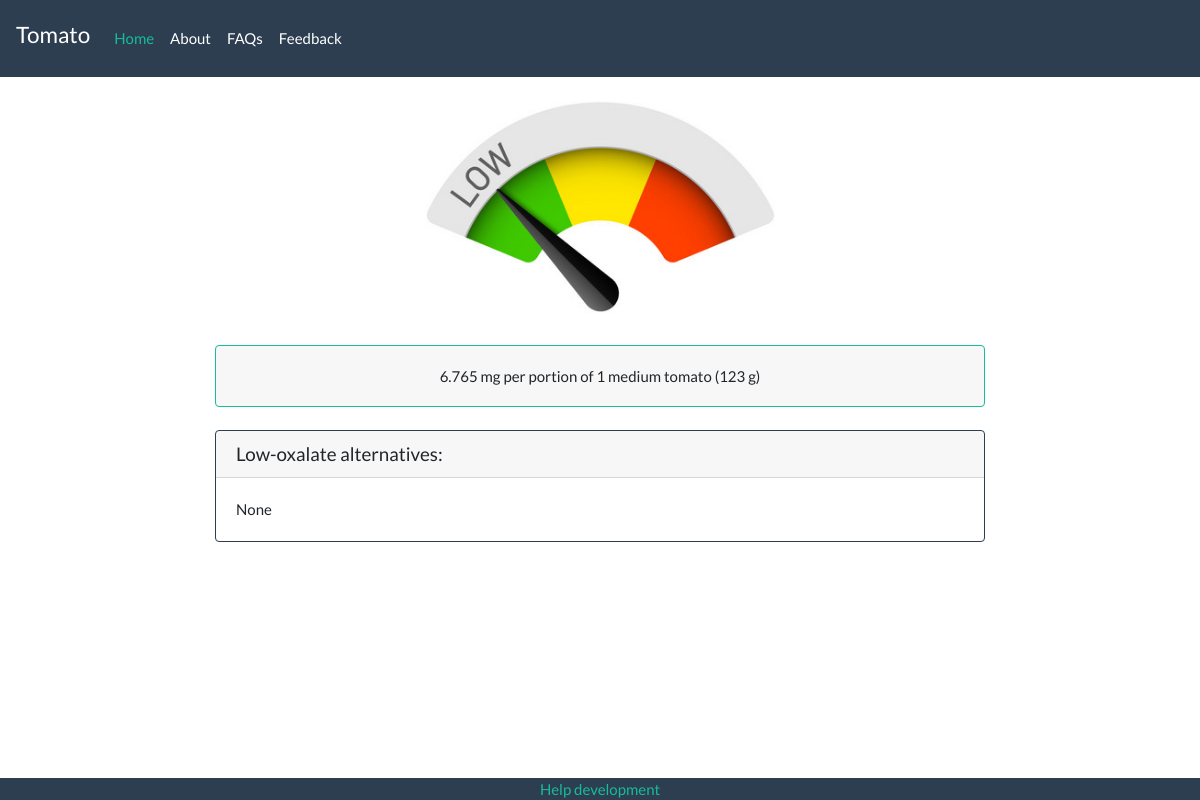
Screenshot of /lookup/i/Tomato/ with the database file from the repository.
### lookup/models.py (models this page shows, shortened)
class Ingredient(models.Model):
	name = models.CharField(max_length=50)
	portion_desc = models.CharField(max_length=50)
	portion_grams = models.IntegerField()
	alternatives = models.CharField(max_length=200)
	ox_per_100g = models.DecimalField(max_digits=5, decimal_places=2)
	sources = models.TextField()
	@property
	def ox_per_portion(self):
		return self.portion_grams * (self.ox_per_100g / 100)

### lookup/views.py (the view)
# urls.py: path('i/<ingr_name>/', views.ingredient, name='ingredient'),
def ingredient(request, ingr_name):
	ingredient = get_object_or_404(Ingredient, name=ingr_name)
	context = {
		'name': ingr_name,
		'sources': ingredient.sources,
		'ox_per_portion': ingredient.ox_per_portion,
		'portion_desc': ingredient.portion_desc,
		'portion_grams': ingredient.portion_grams,
		'alternatives': ingredient.alternatives,
	}
	return render(request, 'ingredient.html', context)

### lookup/templates/ingredient.html (shortened to what this page needs)
{% extends 'base.html' %}
{% block custom_css %}
{% load static %}
<link rel="stylesheet" type="text/css" href="{% static 'css/mealingredient.css' %}">
{% endblock %}
{% block navbar_main %}
{{ name }}
{% endblock %}
{% block content %}
<section class="jumbotron">
	<div class="container text-center">
    <br>
    {% if ox_per_portion <= 10 %}
		  <img src="{% static 'lookup/low.png' %}" class="img-fluid w-100" alt="My image">
    {% elif ox_per_portion <= 25 %}
      <img src="{% static 'lookup/mod.png' %}" class="img-fluid w-100" alt="My image">
    {% else %}
      <img src="{% static 'lookup/high.png' %}" class="img-fluid w-100" alt="My image">
    {% endif %}
	</div>
</section>
<div class="container">
  <div class="accordion" id="accordionExample">
    <div class="card border-success">
      <div class="card-header" id="headingOne">
        <h2 class="mb-0">
          <button class="btn btn-block text-center" type="button" data-toggle="collapse" data-target="#collapseOne" aria-expanded="true" aria-controls="collapseOne">
            {{ ox_per_portion }} mg per portion of {{ portion_desc }} ({{ portion_grams }} g)
          </button>
        </h2>
      </div>
    </div>
  </div>
</div>
<br>
{% if alternatives != 'none' %}
  <div class="container">
    <div class="card border-primary">
        <h5 class="card-header">Low-oxalate alternatives:</h5>
        <div class="card-body">
          {{ alternatives }}
        </div>
    </div>
  </div>
{% endif %}
<div class="bg-primary fixed-bottom">
      <div class="container">
      <div class="row justify-content-center">
        <div class="text-center">
          <a href="#">Help development</a>
        </div>
      </div>
    </div>
</div>
{% endblock %}

### lookup/static/css/mealingredient.css (style rules this page uses)
.container { max-width: 800px; }
.img-fluid { max-width: 350px; }
.jumbotron { padding: 0px; background-color:transparent !important; }

### rows the page displays
Ingredient: name "Tomato", portion_desc "1 medium tomato", alternatives "None"

### other values shown
{{ ox_per_portion }} "6.765"
{{ portion_grams }} "123"
